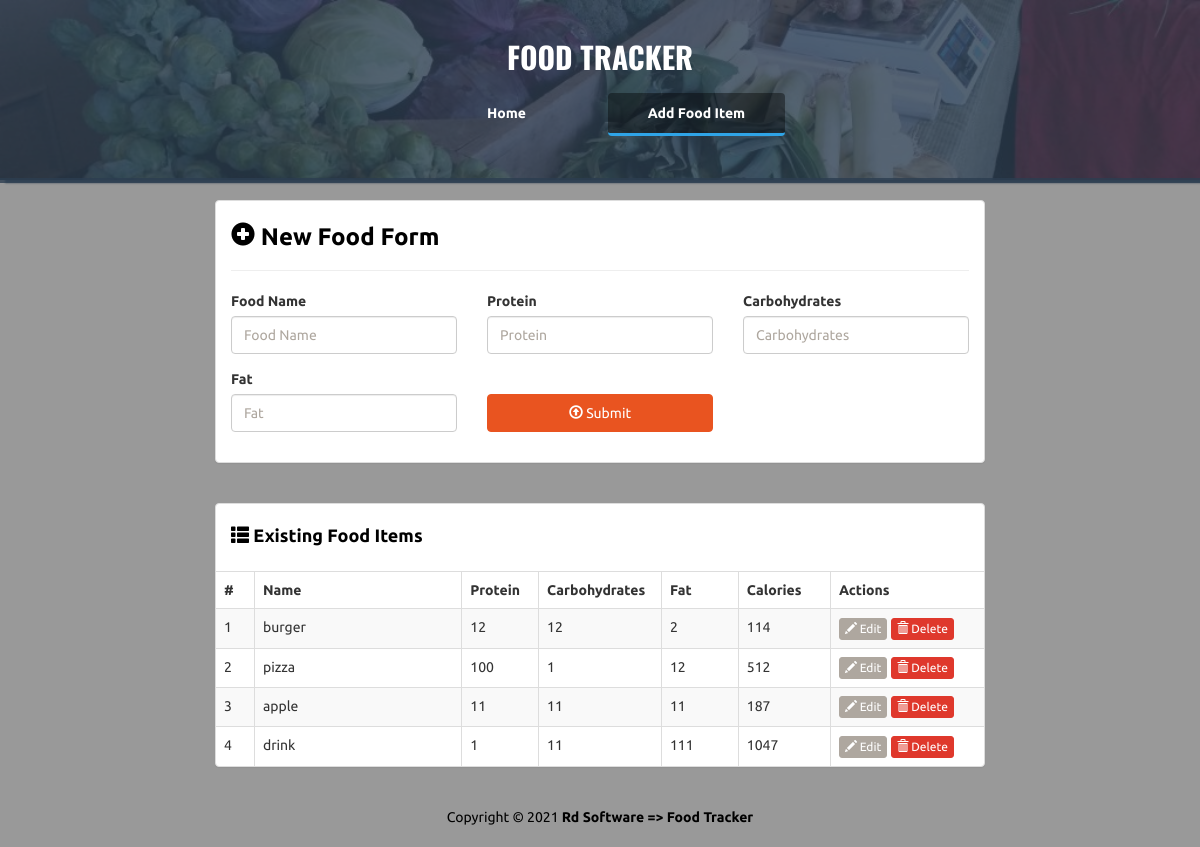
Page /add on the committed database.
### main.py (models this page shows)
class Food(db.Model):
    id = db.Column(db.Integer, primary_key=True)
    name = db.Column(db.String(50), unique=True, nullable=False)
    proteins = db.Column(db.Integer, nullable=False)
    carbs = db.Column(db.Integer, nullable=False)
    fats = db.Column(db.Integer, nullable=False)
    @property
    def calories(self):
        return self.proteins * 4 + self.carbs * 4 + self.fats * 9

### main.py (the view)
@app.route('/add')
def add():
    foods = Food.query.all()
    return render_template('add.html',foods=foods,food=None)

### templates/add.html (shortened to what this page needs)
<!DOCTYPE html>
<html lang="en">
	<head>
		<link rel="stylesheet" href="{{url_for('static',filename='/bs/css/united.min.css')}}" />
		<link rel="stylesheet" href="{{url_for('static',filename='/styles.css')}}" />
	</head>
	<body>
		<div class="container-fluid" id="wrapper">
			<div class="row" id="homeJumbo">
				<div class="overlay"></div>
				<div class="col-lg-12">
					<h1>
						<a href="{{url_for('index')}}">FOOD TRACKER</a>
					</h1>
					<div class="row t20">
						<div class="col-lg-4 col-lg-offset-4">
							<ul class="nav nav-pills nav-justified">
							  <li role="presentation">
							  	<a href="{{url_for('index')}}" title="Home">Home</a>
							  </li>
							  <li role="presentation" class="active">
							  	<a href="{{url_for('add')}}" title="Add Food Item">Add Food Item</a>
							  </li>
							</ul>
						</div>
					</div>
				</div>
			</div>
			<div class="row t20">
				<div class="col-lg-8 col-lg-offset-2">
					<div class="panel panel-default">
						<div class="panel-body">
							<h3 class="lean-h text-black">
								<i class="glyphicon glyphicon-plus-sign"></i> New Food Form
							</h3>
							<hr />
							<form action="{{url_for('add')}}" method="POST" role="form">
								<div class="row">
									<div class="col-lg-4">
										<div class="form-group">
											<label for="food-name">Food Name</label>
						                  	<input type="text" class="form-control" id="food-name" name="food-name"  value="{{ food.name }}" placeholder="Food Name" autofocus>
										</div>
									</div>
									<div class="col-lg-4">
										<div class="form-group">
						                  <label for="protein">Protein</label>
						                  <input type="number" class="form-control" id="protein" name="protein"value="{{ food.proteins }}" placeholder="Protein">
						                </div>
									</div>
									<div class="col-lg-4">
										<div class="form-group">
						                  <label for="carbohydrates">Carbohydrates</label>
						                  <input type="number" class="form-control" id="carbohydrates" value="{{ food.carbs }}" name="carbohydrates" placeholder="Carbohydrates">
						                </div>
									</div>
								</div>
								<div class="row">
									<div class="col-lg-4">
										<div class="form-group">
						                  <label for="fat">Fat</label>
						                  <input type="number" class="form-control" value="{{ food.fats }}" id="fat" name="fat" placeholder="Fat">
						                </div>
									</div>
									<div class="col-lg-4">
										<div class="form-group">
											<button type="submit" class="btn btn-primary btn-block">
												<i class="glyphicon glyphicon-upload"></i> Submit
											</button>
										</div>
									</div>
								</div>
							</form>
						</div>
					</div>
				</div>
			</div>
			<div class="row t20">
				<div class="col-lg-8 col-lg-offset-2">
					<div class="panel panel-default">
						<div class="panel-body">
							<h4 class="lean-h text-black">
								<i class="glyphicon glyphicon-th-list"></i> Existing Food Items
							</h4>
						</div>
						<div class="table-responsive">
							<table class="table table-striped table-hover table-bordered">
								<thead>
									<tr>
										<th style="width: 5%;">#</th>
										<th>Name</th>
										<th style="width: 10%;">Protein</th>
										<th style="width: 16%;">Carbohydrates</th>
										<th style="width: 10%;">Fat</th>
										<th style="width: 12%;">Calories</th>
										<th style="width: 20%;">Actions</th>
									</tr>
								</thead>
								<tbody>
						{% for food in foods %}
						<tr>
							<td>{{ food.id }}</td>
							<td>{{ food.name }}</td>
							<td>{{ food.proteins }}</td>
							<td>{{ food.carbs }}</td>
							<td>{{ food.fats }}</th>
							<td>{{ food.calories }}</td>
							<td>
								<a href="{{url_for('edit_food',food_id=food.id)}}" class="btn btn-default btn-xs">
									<i class="glyphicon glyphicon-pencil"></i> Edit
								</a>
								<a href="{{url_for('delete_food',food_id=food.id)}}" class="btn btn-danger btn-xs">
									<i class="glyphicon glyphicon-trash"></i> Delete
								</a>
							</td>
						</tr>
						{% endfor %}
							</table>
						</div>
					</div>
				</div>
			</div>
			<footer>
				<div class="row pad">
					<div class="col-lg-12 text-center">
						Copyright &copy; 2021 <strong>Rd Software => Food Tracker</strong>
					</div>
				</div>
			</footer>
		</div>
	</body>
</html>

### static/styles.css (style rules this page uses)
body { background: rgba(0, 0, 0, .4); font-family: 'Ubuntu', sans-serif; }
#homeJumbo { position: relative; min-height: 180px; background: rgba(44, 62, 80, .8); background-image: url('./img/bg.jpg'); background-size: cover; background-repeat: no-repeat; border-bottom: 2px solid rgba(44, 62, 80, .8); box-shadow: 7px 1px 2px 2px rgba(44, 62, 80, .8); }
#homeJumbo > div.overlay { position: absolute; height: 183px; width: 100%; background: rgba(44, 62, 80, .8); }
#homeJumbo h1 { font-size: 30px; color: white; font-family: 'Oswald'; text-align: center; padding-top: 20px; font-weight: bolder; }
#homeJumbo h1 > a { color: white; text-decoration: none; }
.t20 { margin-top: 20px; }
.nav-pills>li.active>a, .nav-pills>li.active>a:hover, .nav-pills>li.active>a:focus { color: white; border-bottom: 3px solid #2fa4e7; font-weight: bolder; background: rgba(0, 0, 0, .4); }
.nav-justified>li>a { color: white; font-weight: bolder; }
.nav-pills>li+li { padding-left: 10px; }
.lean-h { margin-top: 5px; margin-bottom: 10px; font-weight: bolder; }
.text-black { color: black !important; }
footer { margin-top: 20px; color: black; margin-bottom: 20px; }

### rows in the picture
Food: id "1", name "burger", proteins "12", carbs "12", fats "2", calories "114"
Food: id "2", name "pizza", proteins "100", carbs "1", fats "12", calories "512"
Food: id "3", name "apple", proteins "11", carbs "11", fats "11", calories "187"
Food: id "4", name "drink", proteins "1", carbs "11", fats "111", calories "1047"
